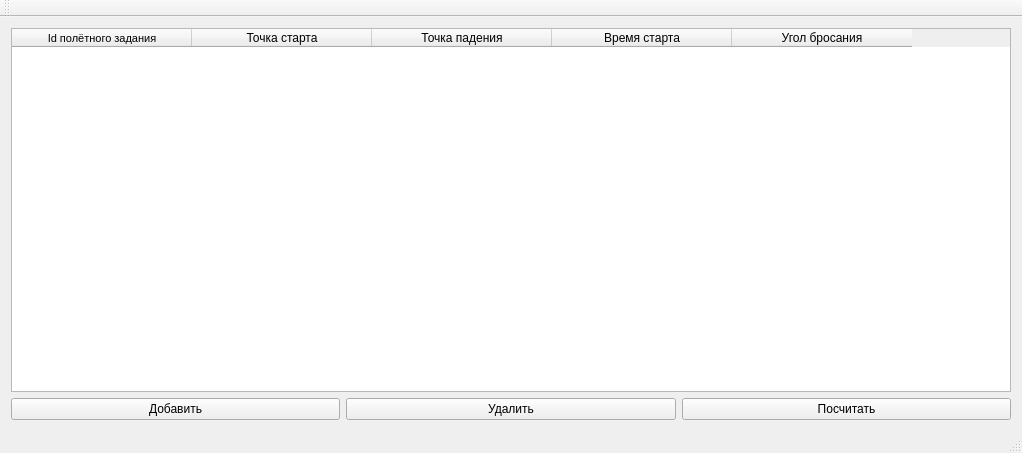
<?xml version="1.0" encoding="UTF-8"?>
<ui version="4.0">
 <class>BmApplicationClass</class>
 <widget class="QMainWindow" name="BmApplicationClass">
  <property name="geometry">
   <rect>
    <x>0</x>
    <y>0</y>
    <width>763</width>
    <height>453</height>
   </rect>
  </property>
  <property name="windowTitle">
   <string>BmApplication</string>
  </property>
  <widget class="QWidget" name="centralWidget">
   <layout class="QGridLayout" name="gridLayout">
    <item row="2" column="0">
     <widget class="QPushButton" name="pbAdd">
      <property name="text">
       <string>Добавить</string>
      </property>
     </widget>
    </item>
    <item row="2" column="1">
     <widget class="QPushButton" name="pbDelete">
      <property name="text">
       <string>Удалить</string>
      </property>
     </widget>
    </item>
    <item row="2" column="2">
     <widget class="QPushButton" name="pbCalc">
      <property name="text">
       <string>Посчитать</string>
      </property>
     </widget>
    </item>
    <item row="1" column="0" colspan="3" alignment="Qt::AlignLeft">
     <widget class="QTableWidget" name="twFlightTasks">
      <property name="minimumSize">
       <size>
        <width>1000</width>
        <height>351</height>
       </size>
      </property>
      <attribute name="horizontalHeaderVisible">
       <bool>true</bool>
      </attribute>
      <attribute name="horizontalHeaderCascadingSectionResizes">
       <bool>false</bool>
      </attribute>
      <attribute name="horizontalHeaderMinimumSectionSize">
       <number>100</number>
      </attribute>
      <attribute name="horizontalHeaderDefaultSectionSize">
       <number>180</number>
      </attribute>
      <attribute name="horizontalHeaderHighlightSections">
       <bool>true</bool>
      </attribute>
      <attribute name="horizontalHeaderShowSortIndicator" stdset="0">
       <bool>true</bool>
      </attribute>
      <attribute name="horizontalHeaderStretchLastSection">
       <bool>false</bool>
      </attribute>
      <attribute name="verticalHeaderVisible">
       <bool>true</bool>
      </attribute>
      <attribute name="verticalHeaderCascadingSectionResizes">
       <bool>true</bool>
      </attribute>
      <column>
       <property name="text">
        <string>Id полётного задания</string>
       </property>
       <property name="font">
        <font>
         <family>MS Shell Dlg 2</family>
         <pointsize>8</pointsize>
        </font>
       </property>
      </column>
      <column>
       <property name="text">
        <string>Точка старта</string>
       </property>
      </column>
      <column>
       <property name="text">
        <string>Точка падения</string>
       </property>
      </column>
      <column>
       <property name="text">
        <string>Время старта</string>
       </property>
      </column>
      <column>
       <property name="text">
        <string>Угол бросания</string>
       </property>
      </column>
     </widget>
    </item>
   </layout>
  </widget>
  <widget class="QMenuBar" name="menuBar">
   <property name="geometry">
    <rect>
     <x>0</x>
     <y>0</y>
     <width>763</width>
     <height>22</height>
    </rect>
   </property>
  </widget>
  <widget class="QToolBar" name="mainToolBar">
   <attribute name="toolBarArea">
    <enum>TopToolBarArea</enum>
   </attribute>
   <attribute name="toolBarBreak">
    <bool>false</bool>
   </attribute>
  </widget>
  <widget class="QStatusBar" name="statusBar"/>
 </widget>
 <layoutdefault spacing="6" margin="11"/>
 <resources>
  <include location="BmApplication.qrc"/>
 </resources>
 <connections>
  <connection>
   <sender>pbAdd</sender>
   <signal>released()</signal>
   <receiver>BmApplicationClass</receiver>
   <slot>onAdd()</slot>
   <hints>
    <hint type="sourcelabel">
     <x>151</x>
     <y>416</y>
    </hint>
    <hint type="destinationlabel">
     <x>161</x>
     <y>-13</y>
    </hint>
   </hints>
  </connection>
  <connection>
   <sender>pbDelete</sender>
   <signal>released()</signal>
   <receiver>BmApplicationClass</receiver>
   <slot>onDelete()</slot>
   <hints>
    <hint type="sourcelabel">
     <x>318</x>
     <y>410</y>
    </hint>
    <hint type="destinationlabel">
     <x>309</x>
     <y>-14</y>
    </hint>
   </hints>
  </connection>
  <connection>
   <sender>pbCalc</sender>
   <signal>released()</signal>
   <receiver>BmApplicationClass</receiver>
   <slot>onCalculate()</slot>
   <hints>
    <hint type="sourcelabel">
     <x>625</x>
     <y>417</y>
    </hint>
    <hint type="destinationlabel">
     <x>608</x>
     <y>-10</y>
    </hint>
   </hints>
  </connection>
 </connections>
 <slots>
  <slot>onAdd()</slot>
  <slot>onDelete()</slot>
  <slot>onCalculate()</slot>
 </slots>
</ui>
